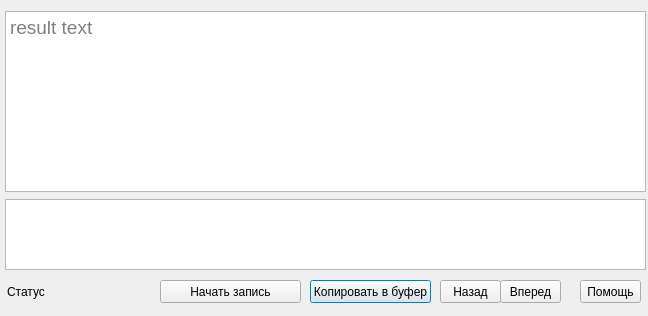
<?xml version="1.0" encoding="UTF-8"?>
<ui version="4.0">
 <class>Dialog</class>
 <widget class="QDialog" name="Dialog">
  <property name="geometry">
   <rect>
    <x>0</x>
    <y>0</y>
    <width>648</width>
    <height>316</height>
   </rect>
  </property>
  <property name="windowTitle">
   <string>Редактирование текста</string>
  </property>
  <widget class="QTextBrowser" name="textBrowser">
   <property name="geometry">
    <rect>
     <x>5</x>
     <y>11</y>
     <width>641</width>
     <height>181</height>
    </rect>
   </property>
   <property name="font">
    <font>
     <pointsize>14</pointsize>
    </font>
   </property>
   <property name="undoRedoEnabled">
    <bool>true</bool>
   </property>
   <property name="readOnly">
    <bool>false</bool>
   </property>
   <property name="placeholderText">
    <string>result text</string>
   </property>
  </widget>
  <widget class="QPushButton" name="pushButton">
   <property name="geometry">
    <rect>
     <x>310</x>
     <y>280</y>
     <width>121</width>
     <height>23</height>
    </rect>
   </property>
   <property name="text">
    <string>Копировать в буфер</string>
   </property>
  </widget>
  <widget class="QTextBrowser" name="textBrowserLastRecogn">
   <property name="geometry">
    <rect>
     <x>5</x>
     <y>199</y>
     <width>641</width>
     <height>71</height>
    </rect>
   </property>
   <property name="readOnly">
    <bool>true</bool>
   </property>
  </widget>
  <widget class="QLabel" name="label_status">
   <property name="geometry">
    <rect>
     <x>7</x>
     <y>280</y>
     <width>201</width>
     <height>23</height>
    </rect>
   </property>
   <property name="text">
    <string>Статус</string>
   </property>
  </widget>
  <widget class="QPushButton" name="pushButtonBack">
   <property name="geometry">
    <rect>
     <x>440</x>
     <y>280</y>
     <width>61</width>
     <height>23</height>
    </rect>
   </property>
   <property name="text">
    <string>Назад</string>
   </property>
  </widget>
  <widget class="QPushButton" name="pushButtonForward">
   <property name="geometry">
    <rect>
     <x>500</x>
     <y>280</y>
     <width>61</width>
     <height>23</height>
    </rect>
   </property>
   <property name="text">
    <string>Вперед</string>
   </property>
  </widget>
  <widget class="QPushButton" name="pushButtonStopRec">
   <property name="geometry">
    <rect>
     <x>160</x>
     <y>280</y>
     <width>141</width>
     <height>23</height>
    </rect>
   </property>
   <property name="text">
    <string>Начать запись</string>
   </property>
  </widget>
  <widget class="QPushButton" name="pushButtonHelp">
   <property name="geometry">
    <rect>
     <x>580</x>
     <y>280</y>
     <width>61</width>
     <height>23</height>
    </rect>
   </property>
   <property name="text">
    <string>Помощь</string>
   </property>
  </widget>
 </widget>
 <resources/>
 <connections/>
</ui>
